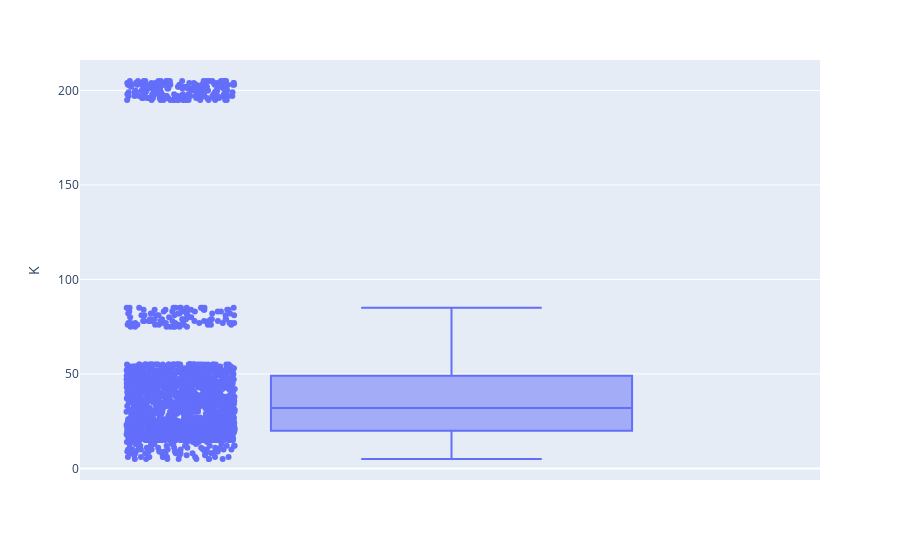

Write notebook code for a chart like this one.
### Code cell
fig =px.box(data,y='K',points="all")
fig.show()

### Figure 1 — Plotly figure (JSON) as saved in the notebook; plotly's stock layout.template omitted (floating-point values rounded to 4 significant figures; data arrays with more than 128 entries replaced by an {"elided": "..."} marker saying what was removed)
{"data": [{"alignmentgroup": "True", "boxpoints": "all", "hovertemplate": "K=%{y}<extra></extra>", "legendgroup": "", "marker": {"color": "#636efa"}, "name": "", "notched": false, "offsetgroup": "", "orientation": "v", "showlegend": false, "type": "box", "x0": " ", "xaxis": "x", "y": {"elided": "2200 int values"}, "y0": " ", "yaxis": "y"}], "layout": {"boxmode": "group", "legend": {"tracegroupgap": 0}, "margin": {"t": 60}, "xaxis": {"anchor": "y", "domain": [0, 1]}, "yaxis": {"anchor": "x", "domain": [0, 1], "title": {"text": "K"}}}}
